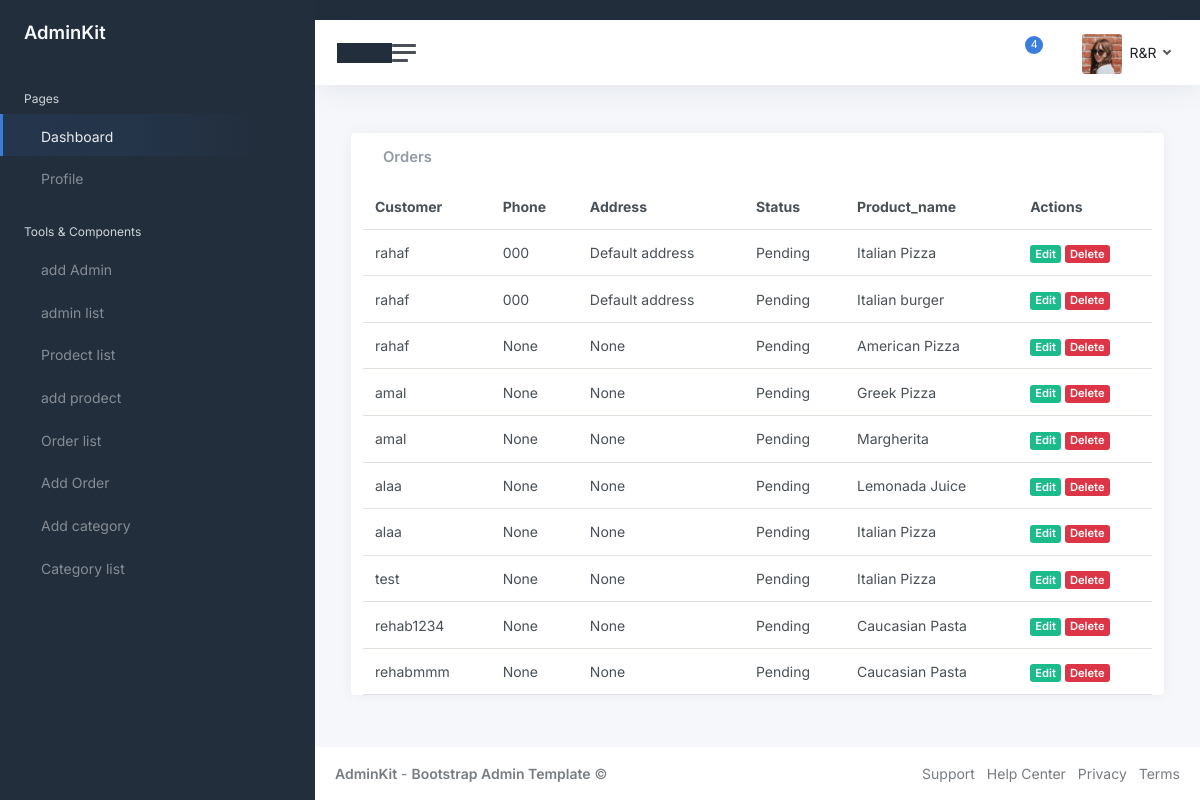
The app's page /dashboard/list_order/ with its own data.
### firstapp/models.py (models this page shows, shortened)
class Order(models.Model):
    customer_name = models.CharField(max_length=120)
    phone = models.CharField(max_length=30)
    address = models.TextField()
    created_at = models.DateTimeField(auto_now_add=True)
    status = models.CharField(
        max_length=20,
        choices=[
            ("pending", "Pending"),
            ("confirmed", "Confirmed"),
            ("delivered", "Delivered"),
            ("cancelled", "Cancelled"),
        ],
        default="pending"
    )
    products = models.ManyToManyField(
        Product,
        related_name="orders"
    )
    confirmed_by = models.ForeignKey(
        AdminUser,
        on_delete=models.SET_NULL,
        null=True,
        blank=True,
        related_name="orders"
    )

class Product(models.Model):
    name = models.CharField(max_length=150)
    price = models.DecimalField(max_digits=6, decimal_places=2)
    image = models.ImageField(upload_to="products/", default='products/1.png')
    description = models.TextField(blank=True)
    category = models.ForeignKey(
        Category,
        on_delete=models.CASCADE,
        related_name="products"
    )

### firstapp/views.py (the view)
# urls.py: path('dashboard/list_order/', views.list_order, name='list_order'),
def list_order(request):
    orders = Order.objects.all()
    return render(request, 'dashboard/list_order.html', {'orders': orders})

### firstapp/templates/dashboard/list_order.html
{% extends 'dashboard/base.html' %}
{% load static %}
{% block content %}
<main class="content">
    <div class="row">
        <div class="card flex-fill">
            <div class="card-header">
                <h5 class="card-title mb-0">Orders</h5>
            </div>
            <table class="table table-hover my-0">
                <thead>
                    <tr>
                        <th>Customer</th>
                        <th class="d-none d-xl-table-cell">Phone</th>
                        <th class="d-none d-xl-table-cell">Address</th>
                        <th class="d-none d-xl-table-cell">Status</th>
                        <th class="d-none d-xl-table-cell">Product_name</th>
                        <th>Actions</th>
                    </tr>
                </thead>
                <tbody>
                    {% for order in orders %}
                    <tr>
                        <td>{{ order.customer_name }}</td>
                        <td class="d-none d-xl-table-cell">{{ order.phone }}</td>
                        <td class="d-none d-xl-table-cell">{{ order.address }}</td>
                        <td class="d-none d-xl-table-cell">{{ order.status|capfirst }}</td>
                        <td>
                            {% for product in order.products.all %}
                            {{ product.name }}{% if not forloop.last %}, {% endif %}
                            {% endfor %}
                        </td>
                        <td>
                            <a href="{% url 'update_order' order.id %}" class="badge bg-success">Edit</a>
                            <a href="{% url 'delete_order' order.id %}" class="badge bg-danger">Delete</a>
                        </td>
                    </tr>
                    {% empty %}
                    <tr>
                        <td colspan="5" class="text-center">No orders found.</td>
                    </tr>
                    {% endfor %}
                </tbody>
            </table>
        </div>
    </div>
</main>
{% endblock content %}

### records on screen
Order: customer_name "rahaf", phone "000", address "Default address", status "Pending"
Product: name "Italian Pizza"
Order: customer_name "rahaf", phone "000", address "Default address", status "Pending"
Product: name "Italian burger"
Order: customer_name "rahaf", phone "None", address "None", status "Pending"
Product: name "American Pizza"
Order: customer_name "amal", phone "None", address "None", status "Pending"
Product: name "Greek Pizza"
Order: customer_name "amal", phone "None", address "None", status "Pending"
Product: name "Margherita"
Order: customer_name "alaa", phone "None", address "None", status "Pending"
Product: name "Lemonada Juice"
Order: customer_name "alaa", phone "None", address "None", status "Pending"
Order: customer_name "test", phone "None", address "None", status "Pending"
Order: customer_name "rehab1234", phone "None", address "None", status "Pending"
Product: name "Caucasian Pasta"
Order: customer_name "rehabmmm", phone "None", address "None", status "Pending"
